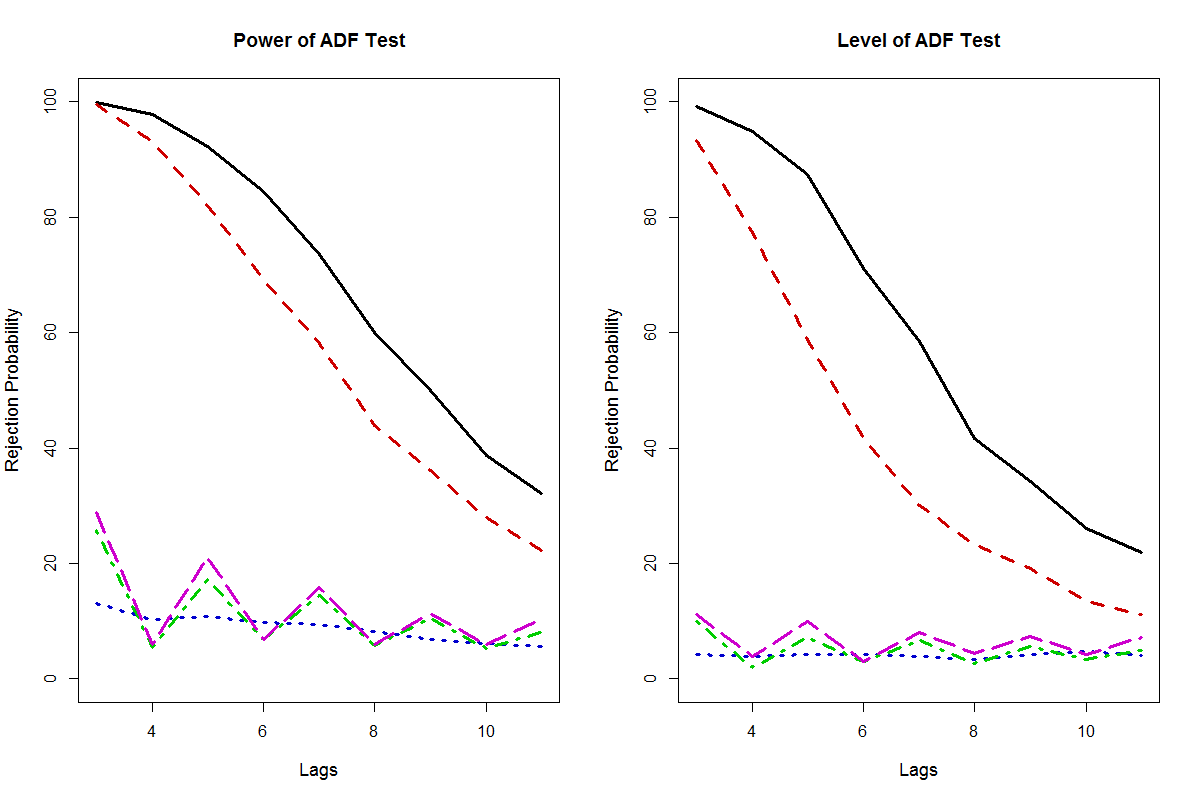

Reproduce this figure in R.
# === preprocessing ===
# remove variables
rm(list = ls())

# reset graphics
graphics.off()
set.seed(48)
# Install packages if not installed
libraries = c("tseries")
lapply(libraries, function(Samples) if (!(Samples %in% installed.packages())) {
    install.packages(Samples)
})

# Load packages
lapply(libraries, library, quietly = TRUE, character.only = TRUE)

# === Input Parameters ===
# define number of simulations for ADF test
iSimulations = 1000

# define sample size
iSample = 100

# define alpha parameters
alpha = c(0.9, 1)

# define beta parmaters
beta = c(-0.99, -0.9, 0, 0.9, 0.99)

# define stationary models
statparams = cbind(rep(alpha[1], length(beta)), beta = c(-0.99, -0.9, 0, 0.9, 0.99))

# define explosive models
expparams = cbind(rep(alpha[2], length(beta)), beta = c(-0.99, -0.9, 0, 0.9, 0.99))

# define lag vector
pvec = as.matrix(3:11)

# define significance level
isiglevel = 0.05

# === Define Functions ===
# define function to create simulated process
generateprocess = function(alpha, beta, iSample) {
    epsilon = rnorm(iSample)
    x       = rep(0, iSample)
    for (iCounter in 2:iSample) {
        x[iCounter] = alpha * x[iCounter - 1] + beta * epsilon[iCounter - 1] + epsilon[iCounter]
    }
    return(x)
}

# adftest for varying p
adftestvaryp = function(pvec, x) {
    adftestonep = function(p) {
        return(adf.test(x, alternative = c("stationary"), k = p)$p.value)
    }
    pvalues     = apply(pvec, 1, adftestonep)
    rejection   = as.numeric(pvalues < isiglevel)
    return(rejection)
}

# define function to simulate rejection probabilities
ADFSimtest = function(alpha, beta) {
    res = matrix(rep(NaN, iSimulations, length(pvec)), nrow = iSimulations, ncol = length(pvec))
    for (iSim in 1:iSimulations) {
        x           = generateprocess(alpha, beta, iSample)
        res[iSim, ] = adftestvaryp(pvec, x)
    }
    rejectionprob = colMeans(res)
    return(rejectionprob)
}

# === Main Computation ===
# simulate tests
teststat = mapply(ADFSimtest, statparams[, 1], statparams[, 2])
testexp  = mapply(ADFSimtest, expparams[, 1], expparams[, 2])


# plot level of test
par(mfrow = c(1, 2), cex.lab = 1.1)
matplot(pvec, teststat * 100, type = "l", lwd = 3, ylab = "Rejection Probability", xlab = "Lags", 
        main = "Power of ADF Test", col = c("black", "red3", "blue3", "green3", "magenta3"), 
        xlim = c(min(pvec), max(pvec)), ylim = c(0, 100))

# plot power of test
matplot(pvec, testexp * 100, type = "l", lwd = 3, ylab = "Rejection Probability", xlab = "Lags", 
        main = "Level of ADF Test", col = c("black", "red3", "blue3", "green3", "magenta3"), 
        xlim = c(min(pvec), max(pvec)), ylim = c(0, 100))

# round results and use only p = 3 and p = 11
tablestationary = round(teststat[c(1, length(pvec)), ], digits = 3)
tableexplosive  = round(testexp[c(1, length(pvec)), ], digits = 3)

tablehelp       = rbind(c(" ", " ", "beta", " ", " "), sapply(beta, as.character), tablestationary)
tablestatprint  = cbind(c(" ", "alpha", alpha[1], " "), c(" ", "p", pvec[1], pvec[length(pvec)]), tablehelp)

tablehelp       = rbind(c(" ", " ", "beta", " ", " "), sapply(beta, as.character), tableexplosive)
tableexpprint   = cbind(c(" ", "alpha", alpha[2], " "), c(" ", "p", pvec[1], pvec[length(pvec)]), tablehelp)

# print tables
options(digits = 3)
cat("\014")
# table for level of test
tablestatprint
# table for power of test
tableexpprint
